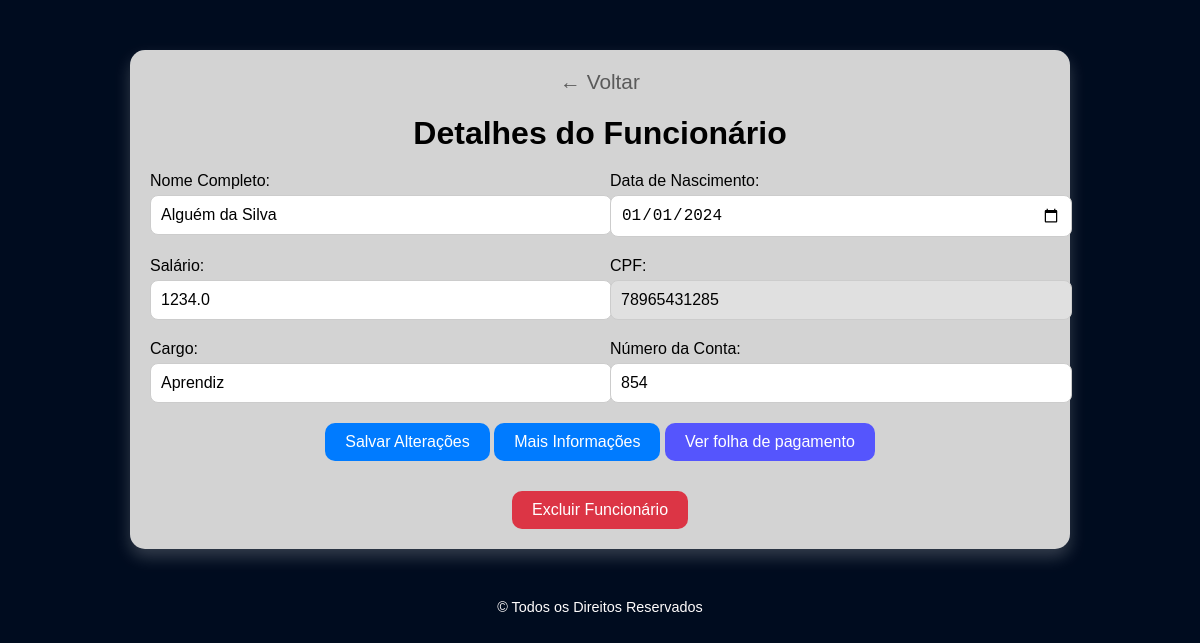
Page /funcionario/13 on the committed database.
### tables this page shows
CREATE TABLE funcionarios (
            id INTEGER PRIMARY KEY AUTOINCREMENT,
            nome_completo TEXT NOT NULL,
            data_nascimento TEXT NOT NULL,
            salario REAL NOT NULL,
            cpf TEXT UNIQUE NOT NULL,
            cargo TEXT NOT NULL,
            numero_conta TEXT NOT NULL
        , horas_trabalhadas REAL DEFAULT 0, vale_transporte REAL DEFAULT 0, irrf REAL DEFAULT 0, inss REAL DEFAULT 0, vale_alimentacao REAL DEFAULT 0, horas_extras REAL DEFAULT 0);

### app.py (the view, shortened to what this page needs)
@app.route('/funcionario/<int:id>', methods=['GET', 'POST'])
def visualizar_funcionario(id):
    conn = sqlite3.connect('payzen.db')
    conn.row_factory = sqlite3.Row
    cursor = conn.cursor()
    cursor.execute('SELECT * FROM funcionarios WHERE id = ?', (id,))
    funcionario = cursor.fetchone()
    if not funcionario:
        conn.close()
        return "Funcionário não encontrado", 404
    conn.close()
    return render_template('visualizar_funcionario.html', funcionario=funcionario)

### templates/visualizar_funcionario.html (shortened to what this page needs)
<!DOCTYPE html>
<html lang="pt-br">
<head>
    <link rel="stylesheet" href="{{ url_for('static', filename='style_visualizar.css') }}">
</head>
<body>
    <div class="container">
        <a href="{{ url_for('busca_funcionario') }}" class="voltar">← Voltar</a>
        <h1>Detalhes do Funcionário</h1>
        <form action="/funcionario/{{ funcionario['id'] }}" method="post" class="formulario">
            <div class="input-group">
                <label for="nome_completo">Nome Completo:</label>
                <input type="text" name="nome_completo" id="nome_completo" value="{{ funcionario['nome_completo'] }}" required>
            </div>
            <div class="input-group">
                <label for="data_nascimento">Data de Nascimento:</label>
                <input type="date" name="data_nascimento" id="data_nascimento" value="{{ funcionario['data_nascimento'] }}" required>
            </div>
            <div class="input-group">
                <label for="salario">Salário:</label>
                <input type="number" name="salario" id="salario" value="{{ funcionario['salario'] }}" required>
            </div>
            <div class="input-group">
                <label for="cpf">CPF:</label>
                <input type="text" name="cpf" id="cpf" value="{{ funcionario['cpf'] }}" readonly>
            </div>
            <div class="input-group">
                <label for="cargo">Cargo:</label>
                <input type="text" name="cargo" id="cargo" value="{{ funcionario['cargo'] }}" required>
            </div>
            <div class="input-group">
                <label for="numero_conta">Número da Conta:</label>
                <input type="text" name="numero_conta" id="numero_conta" value="{{ funcionario['numero_conta'] }}" required>
            </div>
            <div class="form-buttons">
                <button type="submit" class="btn">Salvar Alterações</button>
                <button type="button" class="btn" onclick="window.location.href='{{ url_for('mais_informacoes', id=funcionario.id) }}'">
                    Mais Informações
                </button>
                <button class="folha_pagamento_button">
                    <a href="{{ url_for('visualizar_folha_pagamento_funcionario', id=funcionario['id']) }}">Ver folha de pagamento</a>
                </button>
            </div>
        </form>
        <form action="/excluir/{{ funcionario['id'] }}" method="post" class="form-excluir">
            <button type="submit" class="btn-excluir">Excluir Funcionário</button>
        </form>
    </div>
    <footer>
        <p>© Todos os Direitos Reservados</p>
    </footer>
</body>
</html>

### static/style_visualizar.css (style rules this page uses)
body { background-color: #000c1f; font-family: Arial, sans-serif; margin: 0; padding: 0; color: #fff; }
.container { max-width: 900px; margin: 50px auto; background-color: #d3d3d3; padding: 20px; border-radius: 15px; box-shadow: 0 8px 16px rgba(255, 255, 255, 0.2); text-align: center; }
h1 { color: #000; font-size: 2rem; margin-bottom: 20px; }
.formulario { display: grid; grid-template-columns: 1fr 1fr; gap: 20px; margin-bottom: 20px; }
.input-group { display: flex; flex-direction: column; align-items: flex-start; }
label { font-size: 1rem; color: #000; margin-bottom: 5px; }
input { width: 100%; padding: 10px; border-radius: 8px; border: 1px solid #ccc; font-size: 1rem; outline: none; }
input[readonly] { background-color: #e0e0e0; cursor: not-allowed; }
.form-buttons { grid-column: span 2; text-align: center; }
button { padding: 10px 20px; font-size: 1rem; border-radius: 10px; border: none; cursor: pointer; transition: background-color 0.3s ease; }
.btn { background-color: #007bff; color: #fff; }
.btn-excluir { background-color: #dc3545; color: #fff; margin-top: 10px; }
.voltar { margin-bottom: 20px; color: #5a5a5a; text-decoration: none; font-size: 1.3rem; text-decoration: solid; text-align: left; }
footer { margin-top: 20px; text-align: center; font-size: 0.9rem; color: #fffdfd; }
.folha_pagamento_button { background-color: rgb(85, 85, 253); color: white; border: none; padding: 10px 20px; cursor: pointer; }
.folha_pagamento_button a { text-decoration: none; color: white; }

### rows in the picture
funcionarios: nome_completo "Alguém da Silva", data_nascimento "01/01/2024", salario "1234.0", cpf "78965431285", cargo "Aprendiz", numero_conta "854"
